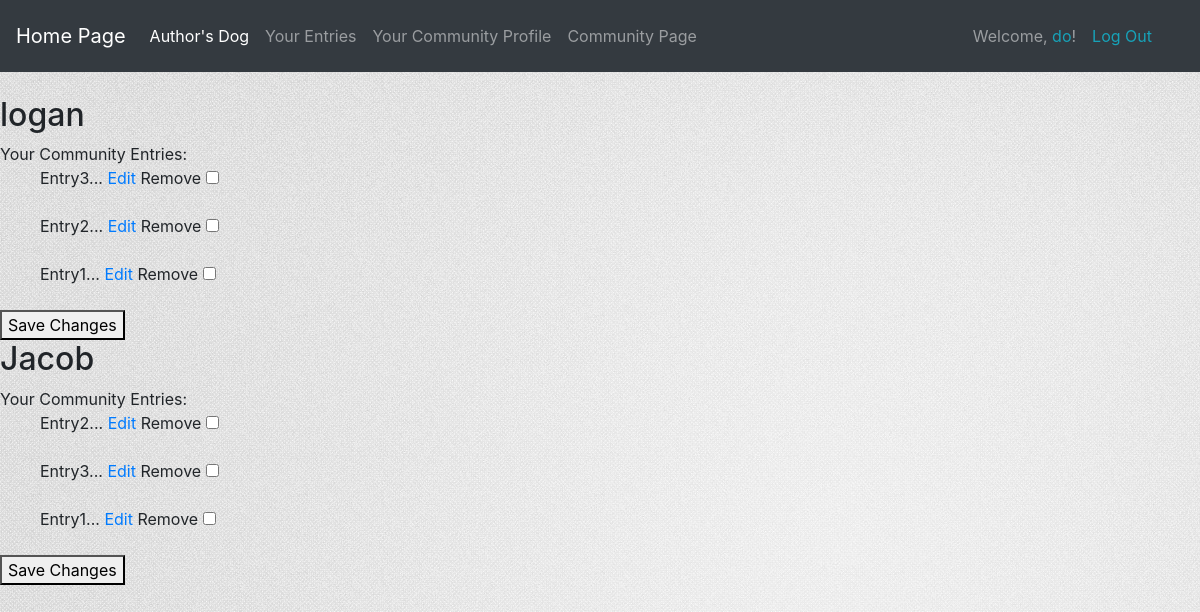
The app's page /community_profile/ (signed in) with its own data.
### test_dog_app/models.py (models this page shows)
class DogName(models.Model):
    owner = models.ForeignKey(User, on_delete=models.CASCADE)
    name = models.CharField(max_length=70)
    share = models.BooleanField(default=False)
    shared_date = models.DateTimeField(auto_now_add=False, auto_now=False, null=True, blank=False)
    def __str__(self):
        return self.name

class Entry(models.Model):
    dog_name = models.ForeignKey(DogName, on_delete=models.CASCADE, null=False)
    bio_entry = models.TextField()
    dog_photo = models.ImageField(default=None, upload_to='photo_img/', blank=True)
    share = models.BooleanField(default=False)
    date_entry = models.DateTimeField(auto_now_add=True)
    shared_date = models.DateTimeField(auto_now_add=False, auto_now=False, null=True, blank=False)
    def __str__(self):
        return f'{self.bio_entry[:50]}...'

### test_dog_app/views.py (the view, shortened to what this page needs)
# urls.py: path('community_profile/', views.community_profile, name='community_profile'),
@login_required
def community_profile(request):
    dog_name = DogName.objects.filter(owner=request.user.id, share=True).order_by('-shared_date')
    entries = Entry.objects.filter(share=True).order_by('-shared_date')
    return render(request, 'community_profile.html', {'dog_name':dog_name, 'entries':entries})

### test_dog_app/templates/community_profile.html (shortened to what this page needs)
{% extends 'base.html' %}
{% block content %}
    <form action="{% url 'test_dog_app:community_profile' %}"
          method="post">
        {% if dog_name %}
            {% for dog in dog_name %}
                <h2>{{ dog }}</h2>
                Your Community Entries:<br>
                {% for entry in entries %}
                    {% if entry.dog_name == dog %}
                            <ul>
                                {{ entry | linebreaksbr }}
                                <a href="{% url 'test_dog_app:edit_dog_bio' entry.id %}">Edit</a>
                                <label>
                                    Remove <input type="checkbox"
                                                  name="entry"
                                                  value="{{ entry.id }}">
                                </label>
                            </ul>
                    {% endif %}
                {% endfor %}
                <button name="submit">Save Changes</button>
            {% endfor %}
        {% else %}
            <h2>There are currently no shared entries. Please consider sharing your wonderful entries
            here</h2>
        {% endif %}
    </form>
{% endblock content %}

### test_dog_app/templates/base.html (shortened to what this page needs)
{% load static %}
<!DOCTYPE html>
<html lang="en">
    <link rel="stylesheet" href="https://stackpath.bootstrapcdn.com/bootstrap/4.4.1/css/bootstrap.min.css"
>
<head>
</head>
<body>
    <link rel="stylesheet" type="text/css" href="{% static 'test_dog_app/style.css' %}" />
    <nav class="navbar navbar-expand-lg navbar-dark bg-dark mb-4">
        <a class= 'navbar-brand' href="{% url 'test_dog_app:index' %}">Home Page</a>
        <div class="collapse navbar-collapse" id="navbarNavAltMarkup">
            <div class="navbar-nav">
            <a class= 'nav-item nav-link active' href="{% url 'test_dog_app:authors_dog' %}">
                Author's Dog
            </a>
            <a class= 'nav-item nav-link' href="{% url 'test_dog_app:user_entries' %}">Your Entries</a>
            <a class= 'nav-item nav-link' href="{% url 'test_dog_app:community_profile' %}">Your Community Profile</a>
            <a class= 'nav-item nav-link' href="{% url 'test_dog_app:community_page' %}">Community Page</a>
            </div>
            <div class="navbar ml-auto">
                {% if user.is_authenticated %}
                     <span class="navbar-text">
                         Welcome, <a class= 'text-info' href="{% url 'users:user_profile' user.id %}"> {{ user }}</a>!
                    </span>
                    <a class= 'nav-link text-info' href="{% url 'users:logout' %}">Log Out</a>
                {% else %}
                    <a class= 'nav-link text-info' href="{% url 'users:login' %}">Log In</a>
                    <a class= 'nav-link text-info' href="{% url 'users:register' %}">Register</a>
                {% endif %}
            </div>
        </div>
    </nav>
    {% block content %}
    {% endblock content %}
</body>
</html>

### test_dog_app/static/test_dog_app/style.css (style rules this page uses)
body { background: white url('background_image.jpg'); }

### records on screen
DogName: name "logan"
Entry: bio_entry "Entry3..."
Entry: bio_entry "Entry2..."
Entry: bio_entry "Entry1..."
DogName: name "Jacob"
Entry: bio_entry "Entry2..."
Entry: bio_entry "Entry3..."
Entry: bio_entry "Entry1..."

### other values on screen
{{ user }} "do"
